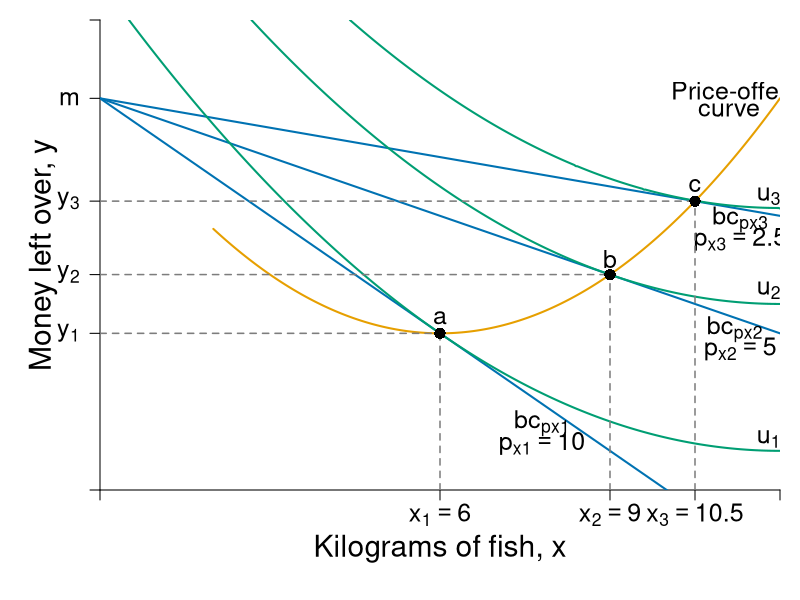

Source code (R):
require(shape)
pdf(file = "indmarketdemand/offer_curve_qql.pdf", width = 9, height = 7)

#Set parameters for graphics
pointsize <- 1.8
axislabelsize <- 1.8
labelsize <- 1.5
namesize <- 1.8
annotatesize <- 1.5
graphlinewidth <- 2
segmentlinewidth <- 1.5

COL <- c("#7fc97f", "#beaed4", "#fdc086", "#ffff99", "#386cb0", "#f0027f", "#bf5b17", "#666666")
COLA <- c("#99d8c9","#66c2a4","#41ae76", "#238b45", "#005824")
COLB <- c("#4eb3d3", "#2b8cbe", "#0868ac","#084081")
grays <- gray.colors(25, start = 1, end = 0)
CBCols <- c("#009E73","#0072B2","#E69F00","#CC79A7", "#F0E442")


#Edited the margins to cater for the larger LHS labels
par(mar =  c(5.5, 5, 1, 1))

mrsA <- function(x, rmax = 10, xmax = 20) {
  rmax - (rmax/xmax)*x
}


uA <- function(x, y, rmax = 2, xmax = 12) {
  y + rmax*x - (1/2)*(rmax/xmax)*x^2
}

indiffA1 <- function(x, uA = 10, rmax = 2.5, xmax = 10) {
  uA - rmax*x + (1/2)*(rmax/xmax)*(x^2)
}

offerCurve <- function(x, w, rmax = 2, xmax = 12) {
  w - rmax*x + (rmax/xmax)*x^2
}

bcA <- function(x, w = 20, p = 2) {
  w - p*x
}


xlims <- c(0, 12)
ylims <- c(0, 12)

npts <- 501 
x <- seq(xlims[1], xlims[2], length.out = npts)
y <- seq(ylims[1], ylims[2], length.out = npts) 
a <- c(13, 16.75, 19.2)

plot(0, 0, xlim = xlims, ylim = ylims, type = "n",
     xlab = expression(paste("")),
     ylab = expression(paste("")), 
     xaxt = "n", 
     yaxt = "n", 
     cex.lab = axislabelsize, 
     bty = "n",
     xaxs="i", 
     yaxs="i")

# ticksy <- seq(from = ylims[1], to = ylims[2], by = 1)
# ylabels <- seq(from = ylims[1], to = ylims[2], by = 1)
# ticksx <- seq(from = xlims[1], to = xlims[2], by = 1)
# xlabels <- seq(from = xlims[1], to = xlims[2], by = 1)
ticksy <- c(0, 4, 5.5, 7.375 , 10, ylims[2])
ylabels <- c(NA, expression(paste(y[1])), expression(paste(y[2])), expression(paste(y[3])), expression(paste(m)), NA)
ticksx <- c(0, 6, 9, 10.5,  xlims[2])
xlabels <- c(NA, expression(paste(x[1])==6), expression(paste(x[2])==9), expression(paste(x[3])==10.5), NA)




axis(1, at = ticksx, pos = 0, labels = xlabels, cex.axis = labelsize)
axis(2, at = ticksy, pos = 0, labels = ylabels, las = 1, cex.axis = labelsize)

npts <- 500 
xx1 <- seq(xlims[1], xlims[2], length.out = npts)

#lines(xx1, bcA(xx1, w = 10, p = 1.5), col = COLB[3], lwd = graphlinewidth)
lines(xx1, bcA(xx1, w = 10, p = 1), col = CBCols[2], lwd = graphlinewidth)
lines(xx1, bcA(xx1, w = 10, p = 0.5), col = CBCols[2], lwd = graphlinewidth)
lines(xx1, bcA(xx1, w = 10, p = 0.25), col = CBCols[2], lwd = graphlinewidth)


#Label the axes
text(0.5*xlims[2], -1.5, expression(paste("Kilograms of fish, ", x)), xpd = TRUE, cex = axislabelsize) 
text(-1, 0.5*ylims[2], expression(paste("Money left over, ", y)), xpd = TRUE, cex = axislabelsize, srt = 90) 

#Label the indifference curves
text(11.8, 1.3, expression(u[1]), cex = labelsize)
text(11.8, 5.1, expression(u[2]), cex = labelsize)
text(11.8, 7.5, expression(u[3]), cex = labelsize)

#Label the price lines
text(7.8, 1.7, expression(paste(bc[px1])), cex = annotatesize)
text(7.8, 1.2, expression(paste(p[x1] == 10)), cex = annotatesize)
text(11.2, 4.1, expression(paste(bc[px2])), cex = annotatesize)
text(11.3, 3.6, expression(paste(p[x2] == 5)), cex = annotatesize)
text(11.3, 6.9, expression(paste(bc[px3])), cex = annotatesize)
text(11.3, 6.4, expression(paste(p[x3] == 2.5)), cex = annotatesize)

#Label the offer curve
text(11.1, 10.2, expression("Price-offer"), cex = labelsize)
text(11.1, 9.7, expression("curve"), cex = labelsize)

#Add the contour plot for the indifference curves
contour(x, y, 
        outer(x, y, uA),
        drawlabels = FALSE,
        col = CBCols[1],
        lwd = graphlinewidth,
        levels = a, 
        xaxs="i", 
        yaxs="i", 
        add = TRUE)

#Add the offer curve (superimposed on the indifference curves tangent to the price lines)
xx2 <- seq(2, xlims[2], length.out = npts)
lines(xx2, offerCurve(xx2, w = 10, rmax = 2, xmax = 12), col = CBCols[3], lwd = graphlinewidth)

#Segments for points on Offer curve
segments(0, 4, 6, 4, lty = 2, col = grays[20] , lwd = segmentlinewidth)
segments(6, 0, 6, 4, lty = 2, col = grays[20] , lwd = segmentlinewidth)
segments(0, 5.5, 9, 5.5, lty = 2, col = grays[20] , lwd = segmentlinewidth)
segments(9, 0, 9, 5.5, lty = 2, col = grays[20] , lwd = segmentlinewidth)
segments(0, 7.375, 10.5, 7.375, lty = 2, col = grays[20] , lwd = segmentlinewidth)
segments(10.5, 0, 10.5, 7.375, lty = 2, col = grays[20] , lwd = segmentlinewidth)

#Annotate points on offer curve mrs = p for each of p = 1, 0.5, 0.25
#Where mrs = 2 - (1/6)*x
points(6, 4, pch = 16, col = "black", cex = 1.5)
points(9, 5.5, pch = 16, col = "black", cex = 1.5)
points(10.5, 7.375, pch = 16, col = "black", cex = 1.5)

text(6, 4.4, expression(paste(a)), cex = labelsize)
text(9, 5.9, expression(paste(b)), cex = labelsize)
text(10.5, 7.775, expression(paste(c)), cex = labelsize)

dev.off()
